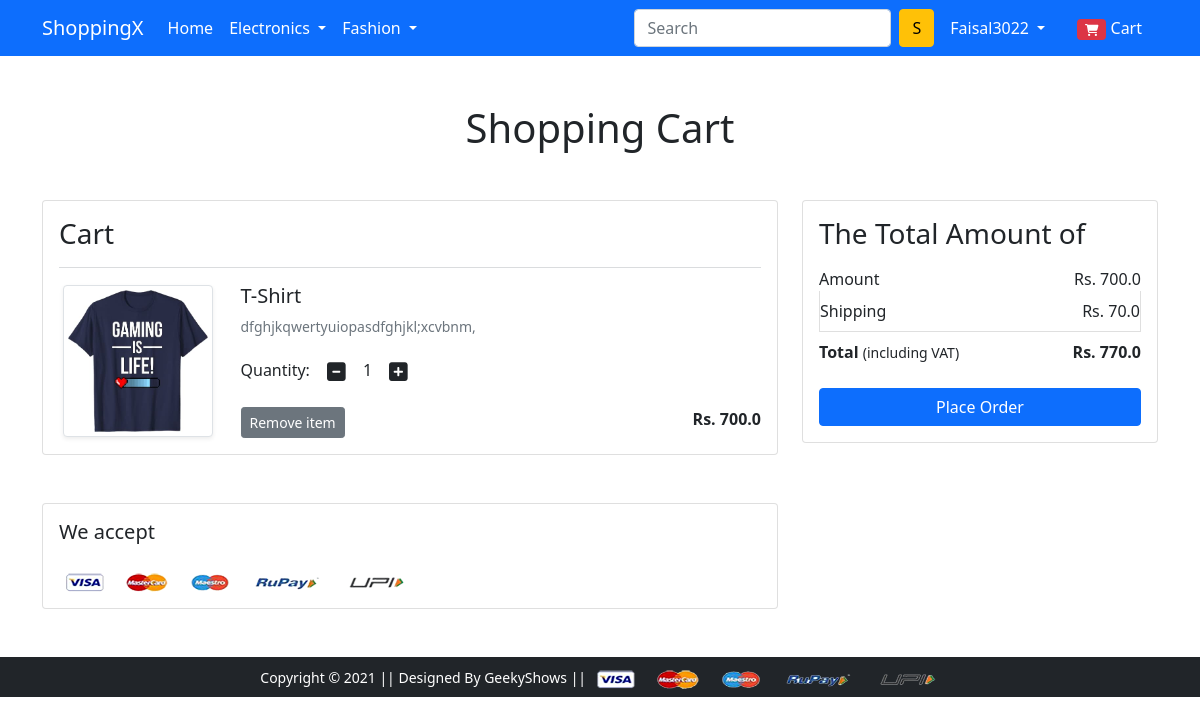
The page /cart/ (signed in) on the database its author committed.
### app/models.py (models this page shows, shortened)
class Cart(models.Model):
    user = models.ForeignKey(User, on_delete=models.CASCADE)
    product = models.ForeignKey(Product, on_delete=models.CASCADE)
    quantity = models.PositiveIntegerField(default=1)

class Product(models.Model):
    title = models.CharField(max_length=80)
    selling_price = models.FloatField()
    discounted_price = models.FloatField()
    description = models.TextField()
    brand = models.CharField(max_length=50)
    category = models.CharField(choices=CATEGORY_CHOICES, max_length=2)
    product_image = models.ImageField(upload_to='productimg')

### app/views.py (the view)
# urls.py: path('cart/', views.show_cart, name='showcart'),
def show_cart(request):
    if request.user.is_authenticated:
        user = request.user
        cart = Cart.objects.filter(user=user)
        amount = 0.0
        shipping_amount = 0.0
        total_amount = 0.0
        cart_product = [p for p in Cart.objects.all() if p.user==user]
        if cart_product is not None:
            for p in cart_product:
                tempamount = (p.quantity * p.product.discounted_price)
                amount += tempamount
                shipping_amount = 70.0
                total_amount = amount + shipping_amount
        return render(request, 'app/addtocart.html', {'carts':cart, 'total_amount':total_amount, 'shipping_amount':shipping_amount, 'amount':amount})

### app/templates/app/addtocart.html (shortened to what this page needs)
{% extends 'app/base.html' %}
{% load static %}
{% block main-content %}
<div class="container my-5">
 <div class="row">
  <h1 class="text-center mb-5">Shopping Cart</h1>
  <div class="col-sm-8">
  <div class="card">
   <div class="card-body">
    <h3>Cart</h3>
    {% for cart in carts %}
    <hr class="text-muted">
    <div class="row">
     <div class="col-sm-3 text-center align-self-center"><img src="{{cart.product.product_image.url}}" alt="" srcset="" class="img-fluid img-thumbnail shadow-sm" height="150" width="150"> </div>
     <div class="col-sm-9">
      <div>
       <h5>{{cart.product.title}}</h5>
       <p class="mb-2 text-muted small">{{cart.product.description}}</p>
       <div class="my-3">
        <label for="quantity">Quantity:</label>
        <a class="minus-cart btn" pid="{{cart.product.id}}"><i class="fas fa-minus-square fa-lg"></i></a>
          <span id="quantity">{{cart.quantity}}</span>
        <a class="plus-cart btn" pid="{{cart.product.id}}"><i class="fas fa-plus-square fa-lg"></i></a>
       </div>
       <div class="d-flex justify-content-between">
        <a href="#" class="remove-cart btn btn-sm btn-secondary mr-3" pid="{{cart.product.id}}">Remove item </a>
        <p class="mb-0"><span><strong>Rs. {{cart.product.discounted_price}}</strong></span></p>
       </div>
      </div>
     </div>
    </div>
    {% endfor %}
   </div>
   </div>
  </div>
  <div class="col-sm-4">
   <div class="card">
    <div class="card-body">
      <h3>The Total Amount of</h3>
      <ul class="list-group">
       <li class="list-group-item d-flex justify-content-between align-items-center border-0 px-0 pb-0">Amount<span>Rs. <span id="amount">{{amount}}</span></span></li>
       <li class="list-group-item d-flex justify-content-between align-items-center px-0">Shipping<span>Rs. {{shipping_amount}}</span></li>
       <li class="list-group-item d-flex justify-content-between align-items-center border-0 px-0 mb-3">
        <div>
           <strong>Total</strong> <small>(including VAT)</small>
         </div>
         <span><strong>Rs. <strong id="total_amount">{{total_amount}}</strong></strong></span>
       </li>
      </ul>
      <div class="d-grid"><a href="{% url 'checkout' %}" class="btn btn-primary">Place Order</a></div>
    </div>
   </div>
  </div>
 </div>
</div>
<div class="container">
 <div class="row">
  <div class="col-sm-8">
   <div class="card">
    <div class="card-body">
      <h5 class="mb-4">We accept</h5>
      <img src="{% static 'app/images/payment.png' %}" alt="" class="img-fluid">
    </div>
  </div>
  </div>
 </div>
</div>
{% endblock main-content %}

### app/templates/app/base.html (shortened to what this page needs)
<!doctype html>
{% load static %}
<html lang="en">
  <head>
    <link href="https://cdn.jsdelivr.net/npm/bootstrap@5.0.0-beta1/dist/css/bootstrap.min.css" rel="stylesheet">
    <link rel="stylesheet" href="{% static 'app/css/owl.carousel.min.css' %}">
    <link rel="stylesheet" href="{% static 'app/css/all.min.css' %}">
    <link rel="stylesheet" href="{% static 'app/css/style.css' %}">
  </head>
  <body>
    <nav class="navbar navbar-expand-lg navbar-dark bg-primary">
     <div class="container">
       <a class="navbar-brand" href="/">ShoppingX</a>
       <div class="collapse navbar-collapse" id="navbarSupportedContent">
         <ul class="navbar-nav me-auto mb-2 mb-lg-0">
           <li class="nav-item">
             <a class="nav-link active" aria-current="page" href="/">Home</a>
           </li>
           <li class="nav-item dropdown">
             <a class="nav-link dropdown-toggle text-white" href="#" id="electronicsDropdown" role="button" data-bs-toggle="dropdown" aria-expanded="false">
               Electronics
             </a>
           </li>
           <li class="nav-item dropdown">
             <a class="nav-link dropdown-toggle text-white" href="#" id="fashionDropdown" role="button" data-bs-toggle="dropdown" aria-expanded="false">
               Fashion
             </a>
           </li>
         </ul>
         <form class="d-flex">
           <input class="form-control me-2" type="search" placeholder="Search" aria-label="Search">
           <button class="btn btn-warning" type="submit">S</button>
         </form>
         <div>
          <ul class="navbar-nav me-auto mb-2 mb-lg-0">
            {% if request.user.is_authenticated %}
           <li class="nav-item dropdown mx-2">
              <a class="nav-link dropdown-toggle text-white" href="#" id="profileDropdown" role="button" data-bs-toggle="dropdown" aria-expanded="false">
                {{request.user.username | capfirst}}
              </a>
            </li>
            <li class="nav-item mx-2">
             <a href="{% url 'showcart' %}" class="nav-link text-white"><span class="badge bg-danger"><i class="fas fa-shopping-cart"></i></span> Cart </a>
            </li>
            {% endif %}
          </ul>
         </div>
       </div>
     </div>
    </nav>
    {% block main-content %} {% endblock main-content %}
    <footer class="container-fluid bg-dark text-center p-2 mt-5">
        <small class="text-white">Copyright &copy; 2021 || Designed By GeekyShows || </small>
        <img src="{% static 'app/images/payment.png' %}" alt="" srcset="" class="img-fluid" height="2px">
    </footer>
  </body>
</html>

### rows shown on the page
Cart: product.product_image (picture), product "T-Shirt", product.description "dfghjkqwertyuiopasdfghjkl;xcvbnm,", quantity "1", product.discounted_price "700.0"

### other values the page prints
{{ request.user.username | capfirst }} "Faisal3022"
{{ amount }} "700.0"
{{ shipping_amount }} "70.0"
{{ total_amount }} "770.0"
